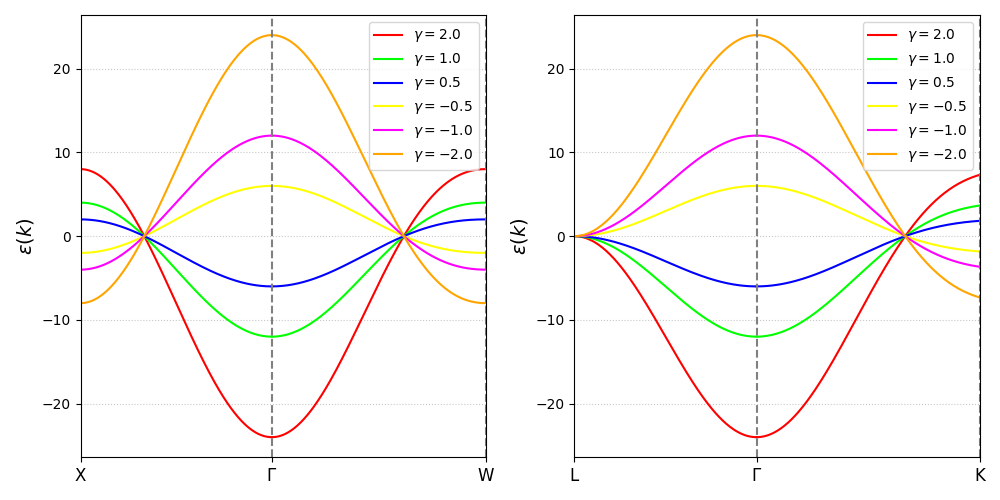

Reproduce this figure in Python.
from decimal import Decimal, getcontext
import matplotlib.pyplot as plt
import numpy as np

getcontext().prec = 50

class Point():
    def __init__(self, k_x, k_y, k_z):
        self.k_x = Decimal(k_x)
        self.k_y = Decimal(k_y)
        self.k_z = Decimal(k_z)

    def __pow__(self, p):
        return Point(self.k_x**p, self.k_y**p, self.k_z**p)

    def __add__(self, other):
        if not isinstance(other, Point):
            raise TypeError(f"unsupported operand type(s) for +:'Point' and '{other.__class__.__name__}'")
        return Point(self.k_x + other.k_x, self.k_y + other.k_y, self.k_z + other.k_z)

    def __sub__(self, other):
        if not isinstance(other, Point):
            raise TypeError(f"unsupported operand type(s) for -:'Point' and '{other.__class__.__name__}'")
        return Point(self.k_x - other.k_x, self.k_y - other.k_y, self.k_z - other.k_z)

    def _sum(self) -> Decimal:
        return self.k_x + self.k_y + self.k_z

    def distance(self, other) -> float:
        return (((self - other)**2)._sum()).sqrt()

# Puntos
Gamma = Point(0, 0, 0)
Xp = Point(1, 0, 0)
Wp = Point(1, 0.5, 0)
Lp = Point(0.5, 0.5, 0.5)
Kp = Point((3/4), (3/4), 0)

# Distancias
dXG = Xp.distance(Gamma)
dGW = Gamma.distance(Wp)
dLG = Lp.distance(Gamma)
dGK = Gamma.distance(Kp)

# Posiciones Acumuladas
x_X = 0
x_G1 = x_X + dXG
x_W = x_G1 + dGW
x_L = 0
x_G2 = x_L + dLG
x_K = x_G2 + dGK

### CONVIRTIENDO A FLOAT
x_X_f = float(x_X)
x_G1_f = float(x_G1)
x_W_f = float(x_W)
x_L_f = float(x_L)
x_G2_f = float(x_G2)
x_K_f = float(x_K)

## Energias

E_s = 0
Beta = 0

def energy_GX(mu, gamma = 1.0):
    return E_s - Beta - 4 * gamma * (1 + 2 * np.cos(mu * np.pi))

def energy_GL(mu, gamma = 1.0):
    return E_s - Beta - 12 * gamma * (np.pow(np.cos(mu * np.pi), 2))

def energy_GK(mu, gamma = 1.0):
    return E_s - Beta - 4 * gamma * (np.pow(np.cos(mu * np.pi), 2) + 2 * np.cos(mu * np.pi))

def energy_GW(mu, gamma = 1.0):
    cos_mu_pi = np.cos(mu * np.pi)
    cos_mu_pi_half = np.cos(mu * np.pi / 2)
    return E_s - Beta - 4 * gamma * (cos_mu_pi + cos_mu_pi_half + cos_mu_pi * cos_mu_pi_half)

N_points = 200

mu_XG = np.linspace(1, 0, N_points)
x_XG = np.linspace(x_X_f, x_G1_f, N_points)

mu_GW = np.linspace(0, 1, N_points)
x_GW = np.linspace(x_G1_f, x_W_f, N_points)

mu_LG = np.linspace(0.5, 0, N_points)
x_LG = np.linspace(x_L_f, x_G2_f, N_points)

mu_GK = np.linspace(0, 3/4, N_points)
x_GK = np.linspace(x_G2_f, x_K_f, N_points)

fig, (ax1, ax2) = plt.subplots(1, 2, figsize=(10, 5))

colores = [
    "#FF0000",  # Rojo Puro (Clásico y potente)
    "#00FF00",  # Verde Lima Eléctrico (Saturación máxima)
    "#0000FF",  # Azul Eléctrico/Cian (Brillante e intenso)
    "#FFFF00",  # Amarillo Neón (Máximo brillo)
    "#FF00FF",  # Magenta Brillante (Púrpura intenso)
    "#FFA500"   # Naranja Brillante (Un naranja muy vivo)
]

for i, gamma in enumerate([2.0, 1.0, 0.5, -0.5, -1.0, -2.0]):
    e_XG = energy_GX(mu_XG, gamma=gamma)
    e_GW = energy_GW(mu_GW, gamma=gamma)
    e_LG = energy_GL(mu_LG, gamma=gamma)
    e_GK = energy_GK(mu_GK, gamma=gamma)
    
    label = label_gamma = fr"$\gamma = {gamma}$"

    ax1.plot(x_XG, e_XG, color=colores[i], label=label)
    ax1.plot(x_GW, e_GW, color=colores[i])


    ax2.plot(x_LG, e_LG, color=colores[i], label=label)
    ax2.plot(x_GK, e_GK, color=colores[i]) 



ax1.set_ylabel(r'$\epsilon(k)$', fontsize=14)
ax1.set_xticks([x_X_f, x_G1_f, x_W_f])
ax1.set_xticklabels(['X', r'$\Gamma$', 'W'], fontsize=12)
ax1.axvline(x_G1_f, color='gray', linestyle='--')
ax1.axvline(x_W_f, color='gray', linestyle='--')
ax1.set_xlim(x_X_f, x_W_f)
ax1.grid(axis='y', linestyle=':', alpha=0.7)
ax1.legend()

ax2.set_ylabel(r'$\epsilon(k)$', fontsize=14)
ax2.set_xticks([x_L_f, x_G2_f, x_K_f])
ax2.set_xticklabels(['L', r'$\Gamma$', 'K'], fontsize=12)
ax2.axvline(x_G2_f, color='gray', linestyle='--')
ax2.axvline(x_K_f, color='gray', linestyle='--')
ax2.set_xlim(x_L_f, x_K_f)
ax2.grid(axis='y', linestyle=':', alpha=0.7)
ax2.legend()

plt.tight_layout()
plt.savefig("./punto_2_f.png")
